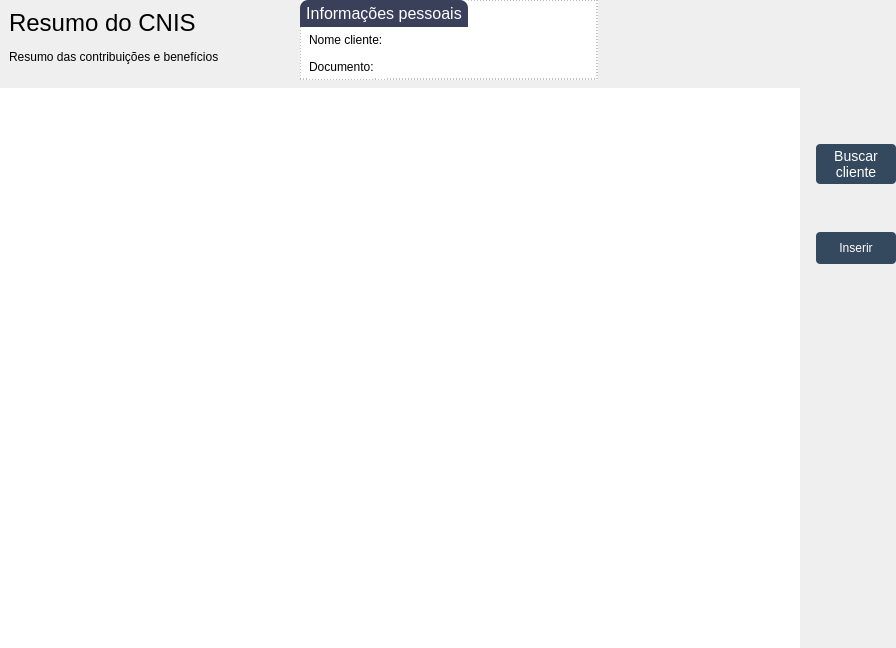
     <widget class="QWidget" name="tabResumo">
      <property name="styleSheet">
       <string notr="true">/*-------------------------------- Labels -----------------------------------------*/
#lbTituloClientesResumo {
	font-family: &quot;TeX Gyre Adventor&quot;;
	font-size: 24px;
}

#lbInfoClientesResumo {
	font-family: &quot;TeX Gyre Adventor&quot;;
	font-size: 12px;	
}

#lbTituloFiltroResumo {
	font-family: &quot;TeX Gyre Adventor&quot;;
	font-size: 16px;
}

#lbBuscaNomeResumo, #lbBuscaEmailResumo, 
#lbBuscaTelefoneResumo, #lbBuscaTpProcessoResumo,
#lbBuscaRgcpfResumo {
	font-family: &quot;TeX Gyre Adventor&quot;;
	font-size: 12px;
}

#lbInfoCabecalhoResumo, #lbInfoDibDerResumo, 
#lbInfoNomeResumo, #lbInfoDocumentoResumo {
	font-family: &quot;TeX Gyre Adventor&quot;;
	font-size: 12px;
	background-color: white;
}

#lbDibDerResumo, 
#lbNomeResumo, #lbDocumentoResumo {
	font-family: &quot;TeX Gyre Adventor&quot;;
	font-size: 14px;
	background-color: white;
	font-weight: bold;
}

/*-------------------------------- Frames -----------------------------------------*/
#frInfoCabecalhoResumo {
	border-radius: 4px;
	border: 1px solid rgb(85, 87, 83);

	background-color: white;
}

/*-------------------------------- Push Buttons --------------------------------*/

#pbBuscarClienteResumo {
	font-family: &quot;TeX Gyre Adventor&quot;;
	font-size: 14px;
	color: white;

	border-radius: 4px;
	background-color: rgb(52, 73, 94);
}

#pbBuscarClienteResumo:hover {
	font-family: &quot;TeX Gyre Adventor&quot;;
	font-size: 14px;
	color: white;

	border-radius: 4px;
	border: 1px solid;
	background-color: rgb(72, 93, 114);
}

#pbInserirResumo, #pbEditarResumo, #pbExcluirResumo {
	font-family: &quot;TeX Gyre Adventor&quot;;
	font-size: 12px;
	color: white;

	border-radius: 4px;
	background-color: rgb(52, 73, 94);
}

#pbInserirResumo:hover, #pbEditarResumo:hover, 
#pbExcluirResumo:hover {
	font-family: &quot;TeX Gyre Adventor&quot;;
	font-size: 12px;
	color: white;

	border-radius: 4px;
	border: 1px solid;
	background-color: rgb(72, 93, 114);
}

/*-------------------------------- Scroll Area --------------------------------*/
#scaResumos {
	background-color: white;
}

/*-------------------------------- Group Box -----------------------------------------*/
QGroupBox {
	font-family: &quot;TeX Gyre Adventor&quot;;
	font-size: 16px;
	border: 1px solid transparent;

	background-color: white;
}

#bpInfoPessoaisResumo::title {
	subcontrol-position: top left;
	background-color: #3A405A;
	border-top-left-radius: 8px;
	border-top-right-radius: 8px;
	color: white;
	padding: 4px;
}

#bpInfoPessoaisResumo {
	border: 1px dashed grey;
}
</string>
      </property>
      <attribute name="title">
       <string>Resumo</string>
      </attribute>
      <layout class="QGridLayout" name="gridLayout">
       <property name="leftMargin">
        <number>0</number>
       </property>
       <property name="topMargin">
        <number>0</number>
       </property>
       <property name="rightMargin">
        <number>0</number>
       </property>
       <property name="bottomMargin">
        <number>0</number>
       </property>
       <property name="horizontalSpacing">
        <number>28</number>
       </property>
       <property name="verticalSpacing">
        <number>8</number>
       </property>
       <item row="0" column="0">
        <widget class="QFrame" name="frame_5">
         <property name="minimumSize">
          <size>
           <width>0</width>
           <height>80</height>
          </size>
         </property>
         <property name="frameShape">
          <enum>QFrame::NoFrame</enum>
         </property>
         <property name="frameShadow">
          <enum>QFrame::Raised</enum>
         </property>
         <layout class="QHBoxLayout" name="horizontalLayout_3">
          <property name="spacing">
           <number>32</number>
          </property>
          <property name="leftMargin">
           <number>0</number>
          </property>
          <property name="topMargin">
           <number>0</number>
          </property>
          <property name="rightMargin">
           <number>0</number>
          </property>
          <property name="bottomMargin">
           <number>0</number>
          </property>
          <item>
           <widget class="QFrame" name="frame_4">
            <property name="frameShape">
             <enum>QFrame::NoFrame</enum>
            </property>
            <property name="frameShadow">
             <enum>QFrame::Raised</enum>
            </property>
            <layout class="QVBoxLayout" name="verticalLayout_3">
             <item>
              <widget class="QLabel" name="lbTituloClientesResumo">
               <property name="text">
                <string>Resumo do CNIS</string>
               </property>
              </widget>
             </item>
             <item>
              <widget class="QLabel" name="lbInfoClientesResumo">
               <property name="text">
                <string>Resumo das contribuições e benefícios</string>
               </property>
              </widget>
             </item>
            </layout>
           </widget>
          </item>
          <item>
           <spacer name="horizontalSpacer_6">
            <property name="orientation">
             <enum>Qt::Horizontal</enum>
            </property>
            <property name="sizeType">
             <enum>QSizePolicy::Fixed</enum>
            </property>
            <property name="sizeHint" stdset="0">
             <size>
              <width>40</width>
              <height>20</height>
             </size>
            </property>
           </spacer>
          </item>
          <item>
           <widget class="QGroupBox" name="bpInfoPessoaisResumo">
            <property name="title">
             <string>Informações pessoais</string>
            </property>
            <layout class="QVBoxLayout" name="verticalLayout_4">
             <property name="spacing">
              <number>2</number>
             </property>
             <property name="leftMargin">
              <number>8</number>
             </property>
             <property name="topMargin">
              <number>26</number>
             </property>
             <property name="rightMargin">
              <number>34</number>
             </property>
             <property name="bottomMargin">
              <number>0</number>
             </property>
             <item>
              <widget class="QFrame" name="frame_6">
               <property name="frameShape">
                <enum>QFrame::NoFrame</enum>
               </property>
               <property name="frameShadow">
                <enum>QFrame::Raised</enum>
               </property>
               <layout class="QHBoxLayout" name="horizontalLayout_4">
                <property name="spacing">
                 <number>2</number>
                </property>
                <property name="leftMargin">
                 <number>0</number>
                </property>
                <property name="topMargin">
                 <number>0</number>
                </property>
                <property name="rightMargin">
                 <number>0</number>
                </property>
                <property name="bottomMargin">
                 <number>0</number>
                </property>
                <item alignment="Qt::AlignLeft">
                 <widget class="QLabel" name="lbInfoNomeResumo">
                  <property name="text">
                   <string>Nome cliente:</string>
                  </property>
                 </widget>
                </item>
                <item alignment="Qt::AlignLeft">
                 <widget class="QLabel" name="lbNomeResumo">
                  <property name="sizePolicy">
                   <sizepolicy hsizetype="Expanding" vsizetype="Preferred">
                    <horstretch>0</horstretch>
                    <verstretch>0</verstretch>
                   </sizepolicy>
                  </property>
                  <property name="text">
                   <string/>
                  </property>
                 </widget>
                </item>
                <item>
                 <spacer name="horizontalSpacer">
                  <property name="orientation">
                   <enum>Qt::Horizontal</enum>
                  </property>
                  <property name="sizeHint" stdset="0">
                   <size>
                    <width>40</width>
                    <height>20</height>
                   </size>
                  </property>
                 </spacer>
                </item>
               </layout>
              </widget>
             </item>
             <item>
              <widget class="QFrame" name="frame_7">
               <property name="frameShape">
                <enum>QFrame::NoFrame</enum>
               </property>
               <property name="frameShadow">
                <enum>QFrame::Raised</enum>
               </property>
               <layout class="QHBoxLayout" name="horizontalLayout_5">
                <property name="spacing">
                 <number>2</number>
                </property>
                <property name="leftMargin">
                 <number>0</number>
                </property>
                <property name="topMargin">
                 <number>0</number>
                </property>
                <property name="rightMargin">
                 <number>0</number>
                </property>
                <property name="bottomMargin">
                 <number>0</number>
                </property>
                <item alignment="Qt::AlignLeft">
                 <widget class="QLabel" name="lbInfoDocumentoResumo">
                  <property name="text">
                   <string>Documento:</string>
                  </property>
                 </widget>
                </item>
                <item alignment="Qt::AlignLeft">
                 <widget class="QLabel" name="lbDocumentoResumo">
                  <property name="text">
                   <string/>
                  </property>
                 </widget>
                </item>
                <item>
                 <spacer name="horizontalSpacer_2">
                  <property name="orientation">
                   <enum>Qt::Horizontal</enum>
                  </property>
                  <property name="sizeHint" stdset="0">
                   <size>
                    <width>40</width>
                    <height>20</height>
                   </size>
                  </property>
                 </spacer>
                </item>
               </layout>
              </widget>
             </item>
            </layout>
           </widget>
          </item>
          <item>
           <spacer name="horizontalSpacer_3">
            <property name="orientation">
             <enum>Qt::Horizontal</enum>
            </property>
            <property name="sizeHint" stdset="0">
             <size>
              <width>40</width>
              <height>20</height>
             </size>
            </property>
           </spacer>
          </item>
         </layout>
        </widget>
       </item>
       <item row="1" column="0">
        <widget class="QFrame" name="frame_3">
         <property name="sizePolicy">
          <sizepolicy hsizetype="Expanding" vsizetype="Expanding">
           <horstretch>0</horstretch>
           <verstretch>0</verstretch>
          </sizepolicy>
         </property>
         <property name="minimumSize">
          <size>
           <width>0</width>
           <height>560</height>
          </size>
         </property>
         <property name="frameShape">
          <enum>QFrame::NoFrame</enum>
         </property>
         <property name="frameShadow">
          <enum>QFrame::Raised</enum>
         </property>
         <layout class="QHBoxLayout" name="horizontalLayout_2">
          <property name="spacing">
           <number>16</number>
          </property>
          <property name="leftMargin">
           <number>0</number>
          </property>
          <property name="topMargin">
           <number>0</number>
          </property>
          <property name="rightMargin">
           <number>0</number>
          </property>
          <property name="bottomMargin">
           <number>0</number>
          </property>
          <item>
           <widget class="QFrame" name="frame_2">
            <property name="frameShape">
             <enum>QFrame::NoFrame</enum>
            </property>
            <property name="frameShadow">
             <enum>QFrame::Raised</enum>
            </property>
            <layout class="QVBoxLayout" name="verticalLayout_2">
             <property name="spacing">
              <number>0</number>
             </property>
             <property name="leftMargin">
              <number>0</number>
             </property>
             <property name="topMargin">
              <number>0</number>
             </property>
             <property name="rightMargin">
              <number>0</number>
             </property>
             <property name="bottomMargin">
              <number>0</number>
             </property>
             <item>
              <widget class="QScrollArea" name="scrollArea">
               <property name="sizePolicy">
                <sizepolicy hsizetype="Preferred" vsizetype="Preferred">
                 <horstretch>0</horstretch>
                 <verstretch>0</verstretch>
                </sizepolicy>
               </property>
               <property name="minimumSize">
                <size>
                 <width>800</width>
                 <height>400</height>
                </size>
               </property>
               <property name="styleSheet">
                <string notr="true">/*#scrollArea, #scaResumos{
	background-color: grey;
}*/</string>
               </property>
               <property name="frameShape">
                <enum>QFrame::NoFrame</enum>
               </property>
               <property name="widgetResizable">
                <bool>true</bool>
               </property>
               <property name="alignment">
                <set>Qt::AlignLeading|Qt::AlignLeft|Qt::AlignTop</set>
               </property>
               <widget class="QWidget" name="scaResumos">
                <property name="geometry">
                 <rect>
                  <x>0</x>
                  <y>0</y>
                  <width>1044</width>
                  <height>634</height>
                 </rect>
                </property>
               </widget>
              </widget>
             </item>
            </layout>
           </widget>
          </item>
          <item>
           <widget class="QFrame" name="frame">
            <property name="minimumSize">
             <size>
              <width>80</width>
              <height>0</height>
             </size>
            </property>
            <property name="maximumSize">
             <size>
              <width>90</width>
              <height>16777215</height>
             </size>
            </property>
            <property name="frameShape">
             <enum>QFrame::NoFrame</enum>
            </property>
            <property name="frameShadow">
             <enum>QFrame::Raised</enum>
            </property>
            <layout class="QVBoxLayout" name="verticalLayout">
             <property name="spacing">
              <number>8</number>
             </property>
             <property name="leftMargin">
              <number>0</number>
             </property>
             <property name="topMargin">
              <number>56</number>
             </property>
             <property name="rightMargin">
              <number>0</number>
             </property>
             <property name="bottomMargin">
              <number>0</number>
             </property>
             <item alignment="Qt::AlignTop">
              <widget class="QPushButton" name="pbBuscarClienteResumo">
               <property name="minimumSize">
                <size>
                 <width>80</width>
                 <height>40</height>
                </size>
               </property>
               <property name="maximumSize">
                <size>
                 <width>90</width>
                 <height>40</height>
                </size>
               </property>
               <property name="text">
                <string>Buscar 
cliente</string>
               </property>
              </widget>
             </item>
             <item>
              <spacer name="verticalSpacer_4">
               <property name="orientation">
                <enum>Qt::Vertical</enum>
               </property>
               <property name="sizeType">
                <enum>QSizePolicy::Fixed</enum>
               </property>
               <property name="sizeHint" stdset="0">
                <size>
                 <width>20</width>
                 <height>40</height>
                </size>
               </property>
              </spacer>
             </item>
             <item alignment="Qt::AlignTop">
              <widget class="QPushButton" name="pbInserirResumo">
               <property name="minimumSize">
                <size>
                 <width>80</width>
                 <height>32</height>
                </size>
               </property>
               <property name="maximumSize">
                <size>
                 <width>90</width>
                 <height>32</height>
                </size>
               </property>
               <property name="text">
                <string>Inserir</string>
               </property>
              </widget>
             </item>
             <item>
              <spacer name="verticalSpacer">
               <property name="orientation">
                <enum>Qt::Vertical</enum>
               </property>
               <property name="sizeHint" stdset="0">
                <size>
                 <width>20</width>
                 <height>40</height>
                </size>
               </property>
              </spacer>
             </item>
            </layout>
           </widget>
          </item>
         </layout>
        </widget>
       </item>
      </layout>
     </widget>
